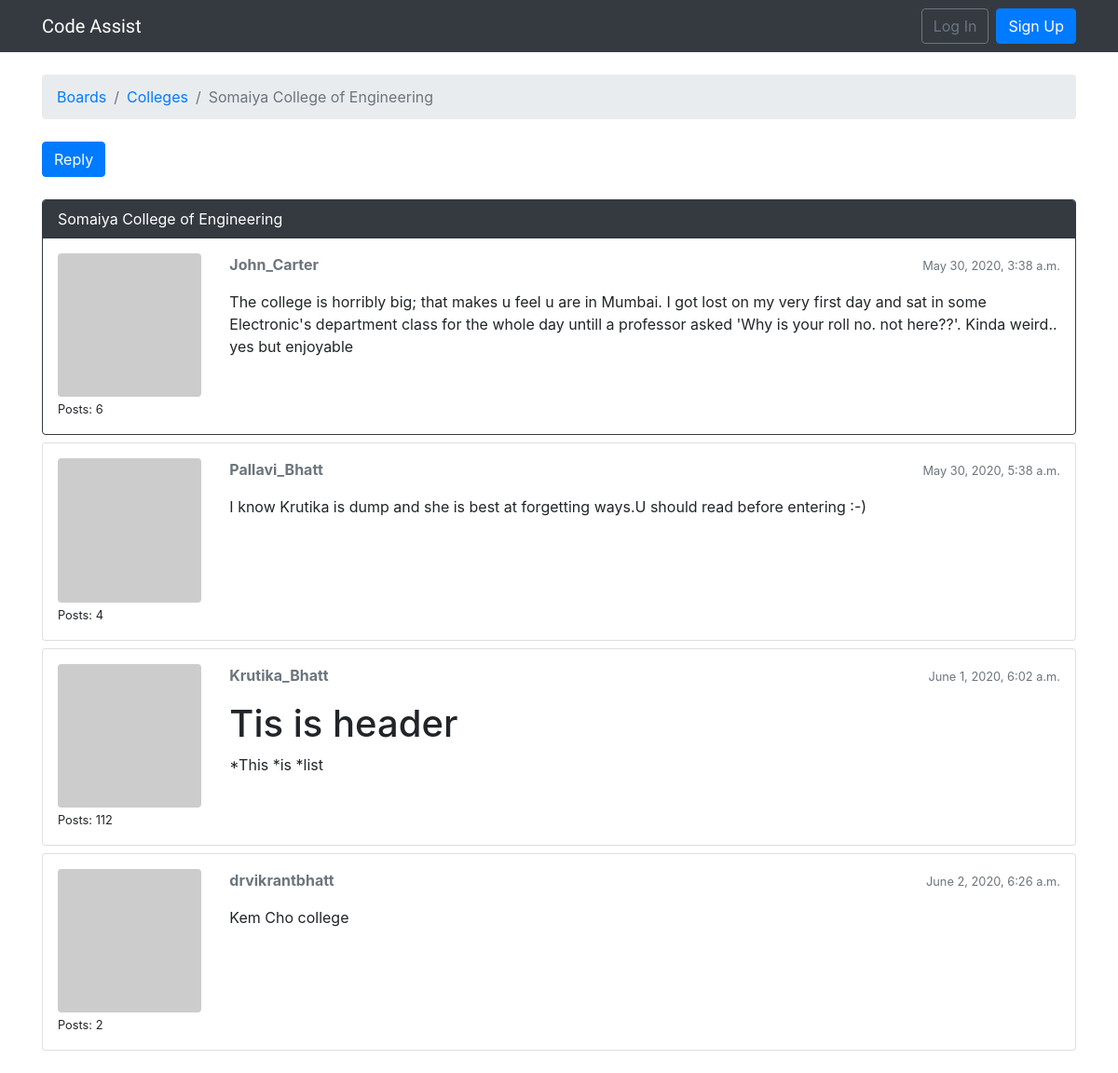
The page /boards/3/topics/4/ on the database as committed earlier.
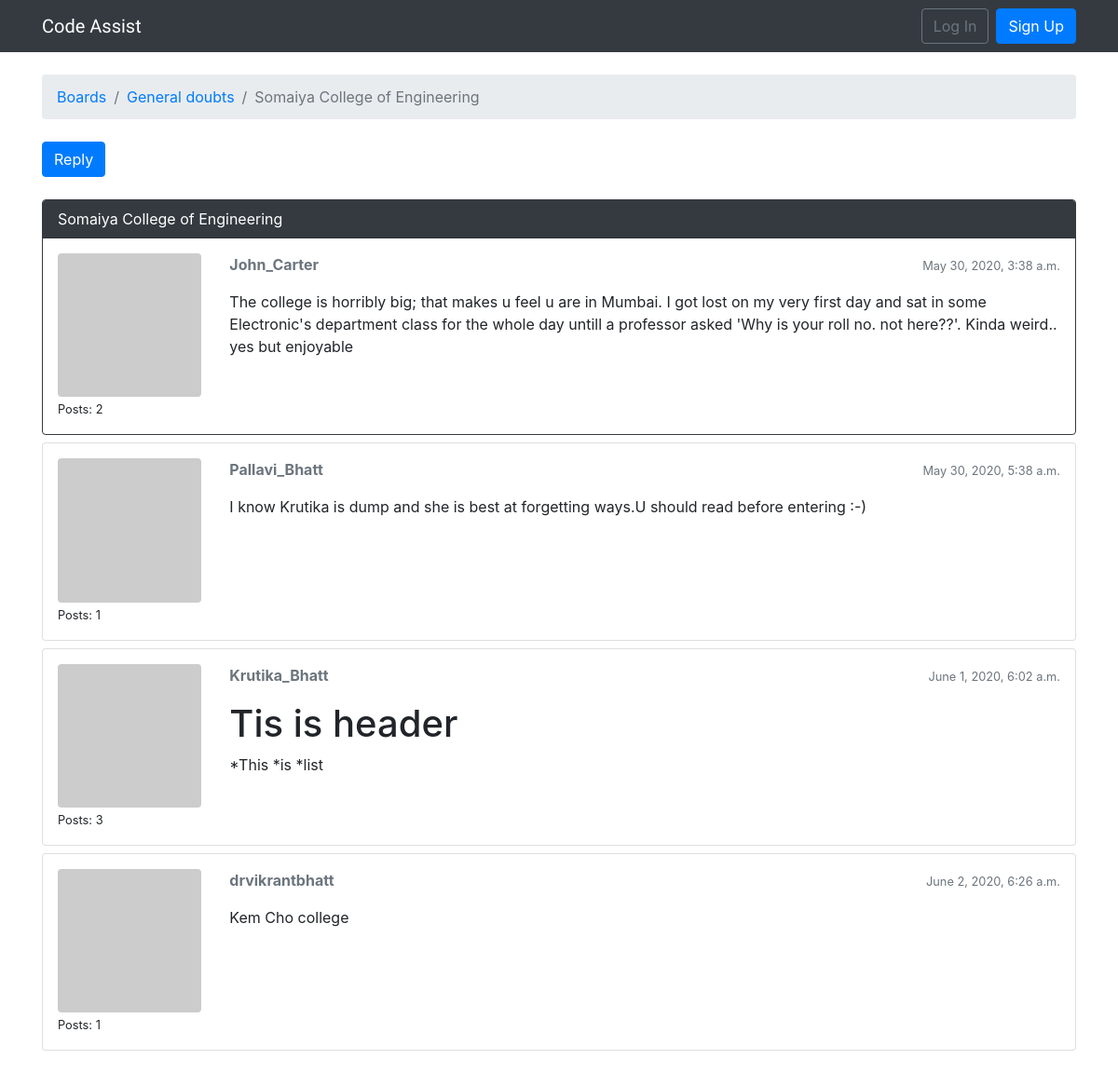
The same page on the database as committed later.
### boards/models.py (models this page shows, shortened)
class Topic(models.Model):
    subject = models.CharField(max_length=255)
    last_updated = models.DateTimeField(auto_now_add=True)
    board = models.ForeignKey(Board,models.CASCADE, related_name='topics')
    starter = models.ForeignKey(User,models.CASCADE, related_name='topics')
    views = models.PositiveIntegerField(default=0)

class Board(models.Model):
    name = models.CharField(max_length=30, unique=True)
    description = models.CharField(max_length=100)

class Post(models.Model):
    message = models.TextField(max_length=4000)
    topic = models.ForeignKey(Topic,models.CASCADE, related_name='posts')
    created_at = models.DateTimeField(auto_now_add=True)
    updated_at = models.DateTimeField(null=True)
    created_by = models.ForeignKey(User,models.CASCADE, related_name='posts')
    updated_by = models.ForeignKey(User,models.CASCADE, null=True, related_name='+')
    def get_message_as_markdown(self):
        return mark_safe(markdown(self.message, safe_mode='escape'))

### boards/views.py (the view)
# urls.py: url(r'^boards/(?P<pk>\d+)/topics/(?P<topic_pk>\d+)/$',views.PostListView.as_view(),name='topic_posts'),
class PostListView(ListView):
    model = Post
    context_object_name = 'posts'
    template_name = 'topic_posts.html'
    paginate_by = 20
    def get_context_data(self, **kwargs):
        session_key='viewed_topic_{}'.format(self.topic.pk)
        if not self.request.session.get(session_key,False):
            self.topic.views += 1
            self.topic.save()
            self.request.session[session_key]=True
        kwargs['topic'] = self.topic
        return super().get_context_data(**kwargs)
    def get_queryset(self):
        self.topic = get_object_or_404(Topic, board__pk=self.kwargs.get('pk'), pk=self.kwargs.get('topic_pk'))
        queryset = self.topic.posts.order_by('created_at')
        return queryset

### boards/templatetags/gravatar.py (called while the page is built)
@register.filter
def gravatar(user):
    email = user.email.lower().encode('utf-8')
    default = 'mm'
    size = 256
    url = 'https://www.gravatar.com/avatar/{md5}?{params}'.format(
        md5=hashlib.md5(email).hexdigest(),
        params=urlencode({'d': default, 's': str(size)})
    )
    return url

### Template/topic_posts.html (shortened to what this page needs)
{% extends 'base.html' %}
{% load gravatar %}
{% load static %}
{% block breadcrumb %}
  <li class="breadcrumb-item"><a href="{% url 'home' %}">Boards</a></li>
  <li class="breadcrumb-item"><a href="{% url 'board_topics' topic.board.pk %}">{{ topic.board.name }}</a></li>
  <li class="breadcrumb-item active">{{ topic.subject }}</li>
{% endblock %}
{% block content %}
  <div class="mb-4">
    <a href="{% url 'reply_topic' topic.board.pk topic.pk %}" class="btn btn-primary" role="button">Reply</a>
  </div>
  {% for post in posts %}
    <div id="{{ post.pk }}" class="card {% if forloop.last %}mb-4{% else %}mb-2{% endif %} {% if forloop.first %}border-dark{% endif %}">
      {% if forloop.first %}
        <div class="card-header text-white bg-dark py-2 px-3">{{ topic.subject }}</div>
      {% endif %}
      <div class="card-body p-3">
        <div class="row">
          <div class="col-2">
            <img src="{{ post.created_by|gravatar }}" alt="{{ post.created_by.username }}" class="w-100 rounded">
            <small>Posts: {{ post.created_by.posts.count }}</small>
          </div>
          <div class="col-10">
            <div class="row mb-3">
              <div class="col-6">
                <strong class="text-muted">{{ post.created_by.username }}</strong>
              </div>
              <div class="col-6 text-right">
                <small class="text-muted">{{ post.created_at }}</small>
              </div>
            </div>
            {{ post.get_message_as_markdown }}
          </div>
        </div>
      </div>
    </div>
  {% endfor %}
{% endblock %}

### Template/base.html (shortened to what this page needs)
{% load static %}<!DOCTYPE html>
<html>
  <head>
    <link rel="stylesheet" href="{% static 'css/bootstrap.min.css' %}">
    <link rel="stylesheet" href="{% static 'css/app.css' %}">
  </head>
  <body>
    {% block body %}
  <nav class="navbar navbar-expand-sm navbar-dark bg-dark">
    <div class="container">
      <a class="navbar-brand" href="{% url 'home' %}">Code Assist </a>
      <div class="collapse navbar-collapse" id="mainMenu">
        {% if user.is_authenticated %}
        <ul class="navbar-nav ml-auto">
          <li class="nav-item dropdown">
            <a class="nav-link dropdown-toggle" href="#" id="userMenu" data-toggle="dropdown" aria-haspopup="true" aria-expanded="false">{{ user.username }}</a>
            <div class="dropdown-menu dropdown-menu-right" aria-labelledby="userMenu">
              <a class="dropdown-item" href="{% url 'my_account' %}">My account</a>
              <a class="dropdown-item" href="{% url 'password_change' %}">Change password</a>
              <div class="dropdown-divider"></div>
              <a class="dropdown-item" href="{% url 'logout' %}">Logout</a>
            </div>
          </li>
        </ul>
    {% else %}
     <form class="form-inline ml-auto">
       <a href="{% url 'login' %}" class="btn btn-outline-secondary">Log In</a>
       <a href="{% url 'signup' %}" class="btn btn-primary ml-2">Sign Up</a>
     </form>
     {% endif %}
      </div>
    </div>
  </nav>
  <div class="container">
    <ol class="breadcrumb my-4">
      {% block breadcrumb %}
      {% endblock %}
    </ol>
    {% block content %}
    {% endblock %}
  </div>
{% endblock body %}
  </body>
</html>

### static/css/app.css (style rules this page uses)
.navbar-brand { font-family: 'Kalam', cursive; }

Rows that differ between the two databases and show on the page:
changed Topic "Somaiya College of Engineering": board.name "Colleges" → "General doubts"
computed for Post "May 30, 2020, 3:38 a.m.": created_by.posts.count "6" → "2"
computed for Post "May 30, 2020, 5:38 a.m.": created_by.posts.count "4" → "1"
computed for Post "Tis is header *This *is *list": created_by.posts.count "112" → "3"
computed for Post "Kem Cho college": created_by.posts.count "2" → "1"
